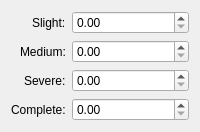
        <widget class="QWidget" name="tab_30">
         <attribute name="title">
          <string>Fragility</string>
         </attribute>
         <layout class="QFormLayout" name="formLayout_4">
          <property name="fieldGrowthPolicy">
           <enum>QFormLayout::AllNonFixedFieldsGrow</enum>
          </property>
          <property name="labelAlignment">
           <set>Qt::AlignRight|Qt::AlignTrailing|Qt::AlignVCenter</set>
          </property>
          <item row="0" column="0">
           <widget class="QLabel" name="label_32">
            <property name="text">
             <string>Slight:</string>
            </property>
           </widget>
          </item>
          <item row="0" column="1">
           <widget class="QDoubleSpinBox" name="slight">
            <property name="singleStep">
             <double>0.010000000000000</double>
            </property>
           </widget>
          </item>
          <item row="1" column="0">
           <widget class="QLabel" name="label_33">
            <property name="text">
             <string>Medium:</string>
            </property>
           </widget>
          </item>
          <item row="1" column="1">
           <widget class="QDoubleSpinBox" name="medium">
            <property name="singleStep">
             <double>0.010000000000000</double>
            </property>
           </widget>
          </item>
          <item row="2" column="0">
           <widget class="QLabel" name="label_34">
            <property name="text">
             <string>Severe:</string>
            </property>
           </widget>
          </item>
          <item row="2" column="1">
           <widget class="QDoubleSpinBox" name="severe">
            <property name="singleStep">
             <double>0.010000000000000</double>
            </property>
           </widget>
          </item>
          <item row="3" column="0">
           <widget class="QLabel" name="label_35">
            <property name="text">
             <string>Complete:</string>
            </property>
           </widget>
          </item>
          <item row="3" column="1">
           <widget class="QDoubleSpinBox" name="complete">
            <property name="singleStep">
             <double>0.010000000000000</double>
            </property>
           </widget>
          </item>
         </layout>
        </widget>
